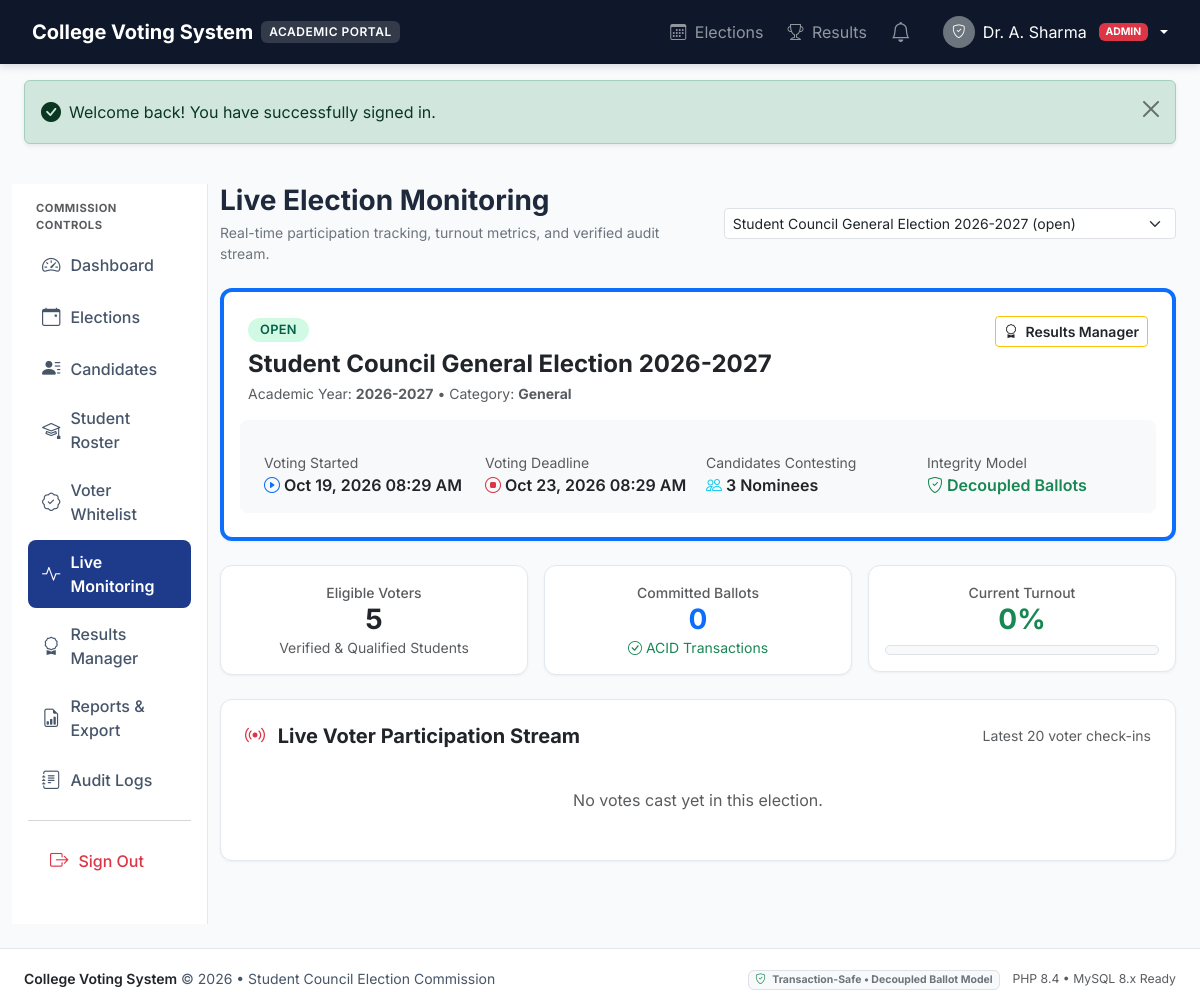
Screenshot of /admin/election-monitoring.php?id=1 (signed in) with the database file from the repository.
### tables this page shows
CREATE TABLE IF NOT EXISTS users (
    id INT AUTO_INCREMENT PRIMARY KEY,
    email VARCHAR(150) NOT NULL UNIQUE,
    password_hash VARCHAR(255) NOT NULL,
    role ENUM('admin', 'student') NOT NULL DEFAULT 'student',
    status ENUM('pending', 'active', 'suspended') NOT NULL DEFAULT 'pending',
    created_at DATETIME NOT NULL DEFAULT CURRENT_TIMESTAMP,
    updated_at DATETIME NOT NULL DEFAULT CURRENT_TIMESTAMP ON UPDATE CURRENT_TIMESTAMP,
    INDEX idx_user_role (role),
    INDEX idx_user_status (status)
);

CREATE TABLE IF NOT EXISTS elections (
    id INT AUTO_INCREMENT PRIMARY KEY,
    title VARCHAR(200) NOT NULL,
    description TEXT DEFAULT NULL,
    academic_year VARCHAR(20) NOT NULL,
    election_type ENUM('general', 'departmental', 'club', 'special') NOT NULL DEFAULT 'general',
    start_time DATETIME NOT NULL,
    end_time DATETIME NOT NULL,
    status ENUM('draft', 'scheduled', 'open', 'closed', 'results_published', 'cancelled') NOT NULL DEFAULT 'draft',
    eligibility_type ENUM('all_students', 'by_department', 'by_year') NOT NULL DEFAULT 'all_students',
    created_by INT DEFAULT NULL,
    created_at DATETIME NOT NULL DEFAULT CURRENT_TIMESTAMP,
    updated_at DATETIME NOT NULL DEFAULT CURRENT_TIMESTAMP ON UPDATE CURRENT_TIMESTAMP,
    CONSTRAINT fk_election_creator FOREIGN KEY (created_by) REFERENCES users(id) ON DELETE SET NULL,
    INDEX idx_election_status (status),
    INDEX idx_election_dates (start_time, end_time)
);

### admin/election-monitoring.php (the view, shortened to what the rows shown need)
<?php
require_once __DIR__ . '/../app/middleware/require-admin.php';
require_once __DIR__ . '/../app/includes/functions.php';
require_once __DIR__ . '/../app/repositories/ElectionRepository.php';
$db = Database::getConnection();
$electionRepo = new ElectionRepository($db);
$allElections = $electionRepo->getAll();
$electionId = (int)($_GET['id'] ?? ($allElections[0]['id'] ?? 0));
$election = $electionRepo->findById($electionId);
require_once __DIR__ . '/../app/includes/header.php';
?>
<div class="container-fluid px-3 px-md-4 py-4">
    <div class="row g-4">
        <div class="col-lg-9 col-xl-10">
            <div class="d-flex flex-column flex-md-row justify-content-between align-items-md-center gap-3 mb-4">
                <div>
                    <h1 class="h3 fw-bold mb-1">Live Election Monitoring</h1>
                </div>
            </div>
            <div class="card card-academic p-4 mb-4 border-top border-4 border-primary">
                <div class="d-flex flex-wrap justify-content-between align-items-start gap-2 mb-2">
                    <div>
                        <span class="badge badge-status badge-<?= e($election['status']) ?> mb-2">
                            <?= e(str_replace('_', ' ', $election['status'])) ?>
                        </span>
                        <h2 class="h4 fw-bold text-dark mb-1"><?= e($election['title']) ?></h2>
                        <div class="text-muted small">
                            Academic Year: <strong><?= e($election['academic_year']) ?></strong> &bull;
                            Category: <strong class="text-capitalize"><?= e($election['election_type']) ?></strong>
                        </div>
                    </div>
                </div>
                <div class="row g-3 bg-light p-3 rounded-3 mt-2">
                    <div class="col-sm-6 col-md-3">
                        <div class="text-muted small">Voting Started</div>
                        <div class="fw-semibold text-dark"><i class="bi bi-play-circle me-1 text-primary"></i><?= format_datetime($election['start_time']) ?></div>
                    </div>
                    <div class="col-sm-6 col-md-3">
                        <div class="text-muted small">Voting Deadline</div>
                        <div class="fw-semibold text-dark"><i class="bi bi-stop-circle me-1 text-danger"></i><?= format_datetime($election['end_time']) ?></div>
                    </div>
                </div>
            </div>
        </div>
    </div>
</div>
<?php require_once __DIR__ . '/../app/includes/footer.php'; ?>

### app/includes/header.php (shortened to what the rows shown need)
<?php
require_once __DIR__ . '/auth.php';
require_once __DIR__ . '/functions.php';
$currentUser = Auth::user();
$isLoggedIn = Auth::check();
$isAdmin = Auth::isAdmin();
?>
<!DOCTYPE html>
<html lang="en">
<head>
    <link href="https://cdn.jsdelivr.net/npm/bootstrap@5.3.3/dist/css/bootstrap.min.css" rel="stylesheet">
    <link href="https://cdn.jsdelivr.net/npm/bootstrap-icons@1.11.3/font/bootstrap-icons.css" rel="stylesheet">
    <link href="<?= base_url('assets/css/style.css') ?>" rel="stylesheet">
</head>
<body>
<nav class="navbar navbar-expand-lg navbar-dark app-navbar py-2 sticky-top">
    <div class="container-fluid px-3 px-md-4">
        <div class="collapse navbar-collapse" id="appNav">
            <ul class="navbar-nav ms-auto align-items-center gap-1 gap-lg-2">
                <?php if ($isLoggedIn): ?>
                    <li class="nav-item">
                        <a class="nav-link position-relative px-2" href="<?= base_url('notifications.php') ?>" title="Notifications">
                            <i class="bi bi-bell fs-5"></i>
                        </a>
                    </li>
                    <li class="nav-item dropdown ms-lg-2">
                        <a class="nav-link dropdown-toggle d-flex align-items-center gap-2 text-white" href="#" role="button" data-bs-toggle="dropdown">
                            <div class="rounded-circle bg-secondary text-white d-flex align-items-center justify-content-center" style="width: 32px; height: 32px; font-size: 0.85rem;">
                                <i class="bi <?= $isAdmin ? 'bi-shield-check' : 'bi-person-fill' ?>"></i>
                            </div>
                            <span class="d-none d-md-inline"><?= e($currentUser['admin']['full_name'] ?? $currentUser['student']['full_name'] ?? $currentUser['email']) ?></span>
                            <span class="badge bg-<?= $isAdmin ? 'danger' : 'primary' ?> text-uppercase ms-1" style="font-size: 0.65rem;">
                                <?= e($currentUser['role']) ?>
                            </span>
                        </a>
                    </li>
                <?php endif; ?>
            </ul>
        </div>
    </div>
</nav>

### rows the page displays
users: role "ADMIN"
elections: status "OPEN", title "Student Council General Election 2026-2027", academic_year "2026-2027", election_type "General", start_time "Oct 19, 2026 08:29 AM", end_time "Oct 23, 2026 08:29 AM"

### other values shown
$currentUser['admin']['full_name'] "Dr. A. Sharma"
$flash['message'] "Welcome back! You have successfully signed in."
count($candidates) "3"
$eligibleCount "5"
$totalVotes "0"
$turnoutPct "0"
PHP_MAJOR_VERSION "8"
PHP_MINOR_VERSION "4"
form field id "Student Council General Election 2026-2027 (open)"
